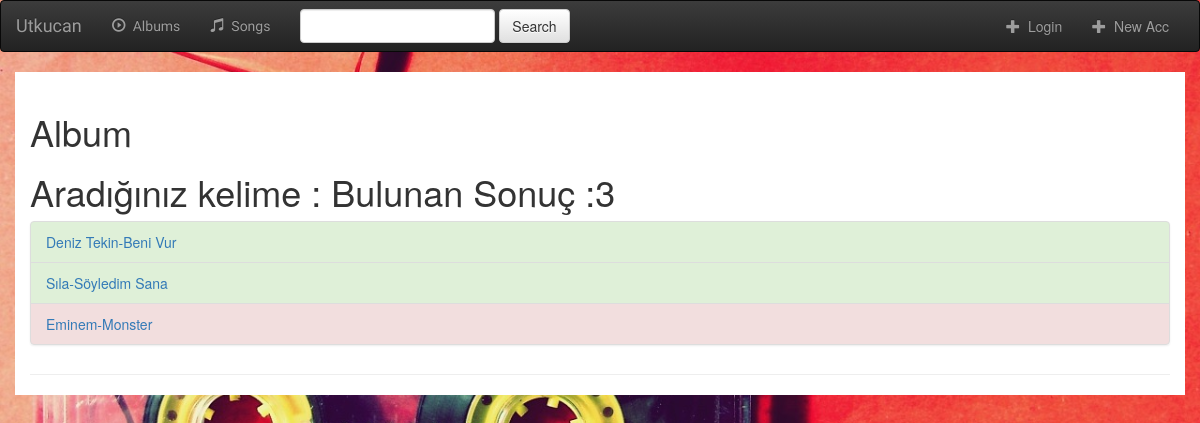
The app's page /search/ with its own data.
### music/models.py (models this page shows, shortened)
class Album(models.Model):
    artist=models.CharField(max_length=250)
    album_title=models.CharField(max_length=500)
    genre=models.CharField(max_length=100)
    album_logo=models.ImageField()

### music/views.py (the view)
# urls.py: url(r"^search/$", views.search_album, name="search"),
def search_album(request):
    if request.method=="POST":
        search_text=request.POST['search']
    else:
        search_text=""
    album=Album.objects.filter(album_title__contains=search_text)
    return render(request,"music/search.html",{"albums":album,"search":search_text})

### music/templates/music/search.html (shortened to what this page needs)
{% extends 'music/base.html' %}
{% block body %}
<div class="container">
  <div class="page-header">
<h1>Album</h1>
      <h1>Aradığınız kelime :{{search}} Bulunan Sonuç :{{albums.count}}</h1>
{% if albums %}
    <ul class="list-group">
        {% for album in albums %}
        {% ifequal album.genre "Rap" %}
        <li class="list-group-item list-group-item-danger">
            {% else %}
        <li class="list-group-item list-group-item-success">
            {% endifequal %}
            <a href="{% url 'music:detail' album.id %}">{{album.artist}}-{{album.album_title}}</a>
        {% endfor %}
    </ul>
{% else %}
    <h2>Aramaya uygun album yok</h2>
{% endif %}
  </div>
</div>
{% endblock %}

### music/static/music/base.css (style rules this page uses)
body { background: white url("images/bc2.jpg"); background-size: 100% auto; }
.container { background-color: white; }

### records on screen
Album: artist "Deniz Tekin", album_title "Beni Vur"
Album: artist "Sıla", album_title "Söyledim Sana"
Album: artist "Eminem", album_title "Monster"

### other values on screen
{{ albums.count }} "3"
